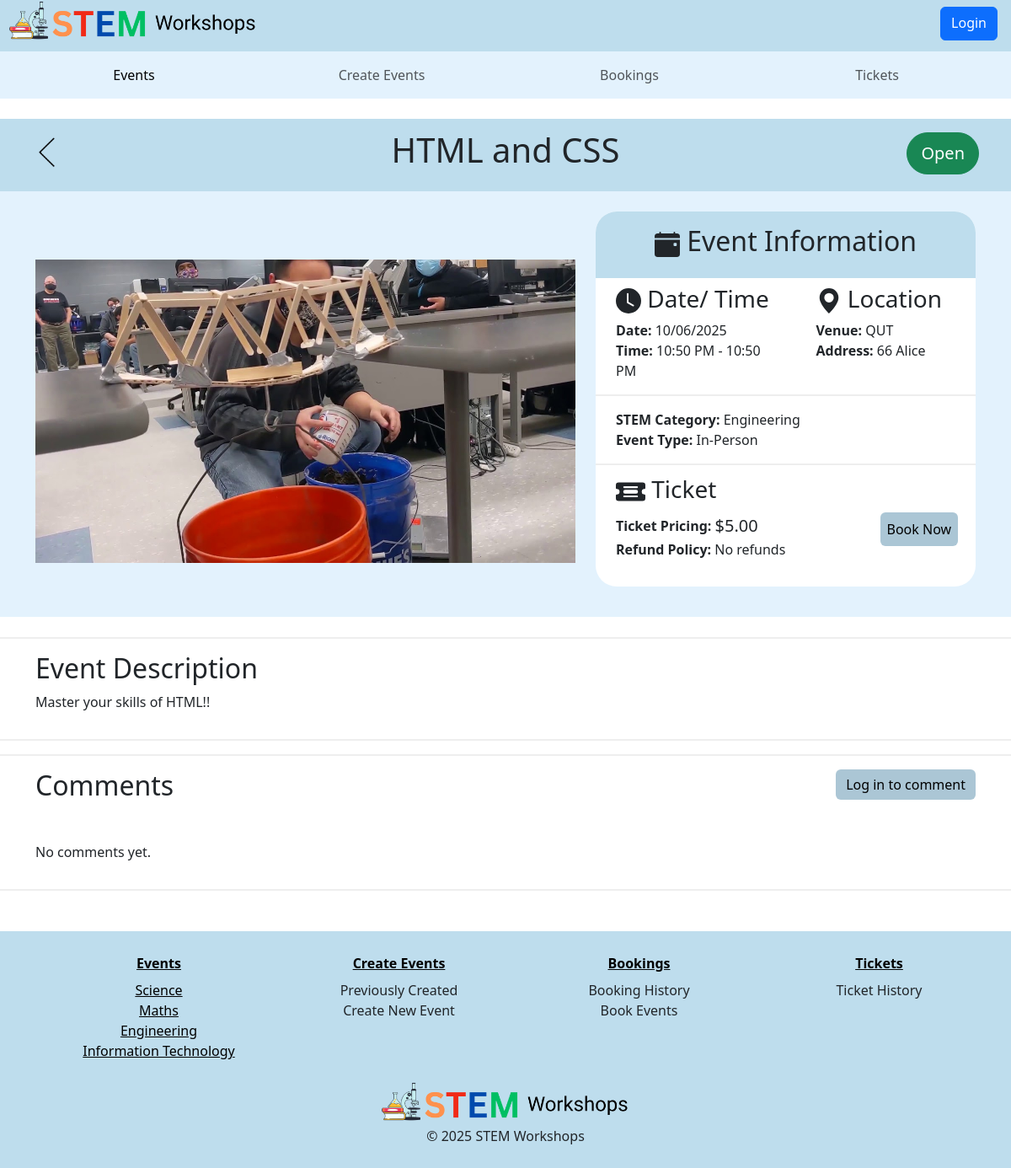
Page /3 on the committed database.
### STEMWorkshops/models.py (models this page shows, shortened)
class Event(db.Model):
    __tablename__ = 'events'
    event_id = db.Column(db.Integer, primary_key=True)
    event_name = db.Column(db.String(80), nullable=False)
    start_time = db.Column(db.DateTime, nullable=False)
    end_time = db.Column(db.DateTime, nullable=False)
    STEM_category = db.Column(db.Enum("Science", "Information Technology", "Maths", "Engineering"), nullable=False)
    event_type = db.Column(db.Enum("Online", "In-Person"), nullable=False)
    event_address = db.Column(db.String(80))
    event_venue = db.Column(db.String(80))
    ticket_price = db.Column(db.Numeric(10,2), nullable=False)
    ticket_policy = db.Column(db.Integer)
    max_num_tickets = db.Column(db.String(100), nullable=False)
    description = db.Column(db.String(200))
    image = db.Column(db.String(400))
    event_status = db.Column(db.Enum("Open", "Inactive", "Sold Out", "Cancelled"))
    user_id = db.Column(db.Integer, db.ForeignKey('users.user_id'))
    comments = db.relationship('Comment', backref='event', cascade="all, delete-orphan")

### STEMWorkshops/events.py (the view)
@events_bp.route('/<id>')
def show(id):
    event = db.session.scalar(db.select(Event).where(Event.event_id==id))
    form = CommentsForm()
    if not event:
       abort(404)
    return render_template('event_details.html', event=event, form=form)

### STEMWorkshops/templates/event_details.html (shortened to what this page needs)
{% extends 'base.html' %}
{% from "bootstrap5/form.html" import render_form %}
{% from "bootstrap5/form.html" import render_field %}
{% block content %}
    <section class="event-heading mt-4  p-1">
      <div class="container mt-1  mb-2">
        <div class="row ">
          <div class="d-flex justify-content-start col-3 p-2 ">
            <a href=".//">
              <img src="./static/img/backarrowBlue.png" class="back-arrow " width="50px" height="50px">
            </a>
          </div>
          <div class="heading col-6 ">
            <h1>{{ event.event_name }}</h1>
          </div>
          <div class="d-flex justify-content-end col-3 p-2">
            <button type="button" class=" btn btn-lg rounded-pill
             {% if event.event_status == 'Open' %}
             btn-success
             {% elif event.event_status == 'Inactive' %}
             btn-warning
             {% else %}
            btn-danger
            {% endif %}
             ">{{ event.event_status }}</button>
          </div>
        </div>
      </div>
    </section>
    <section class="event-summary  mb-2 p-4">
      <div class="container">
        <div class="row">
          <div class="event-img col-lg-7 col-md-12 mt-4 mb-2">
            <img src="{{ event.image }}" class="img-fluid event-image details-img" alt="...">
          </div>
          <div class="col-lg-5 col-md-12">
            <div class="event-details">
              <div class="event-info">
                <div class=" d-flex justify-content-center">
                  <h2 class=" p-3">
                    Event Information
                  </h2>
                </div>
              </div>
              <div class="summary">
                <div class="row">
                  <div class="col-md-6 col-sm-12">
                    <h3 class="text-start pt-2 ms-4 ">
                      <svg xmlns="http://www.w3.org/2000/svg" width="30" height="30" fill="currentColor"
                        class="bi bi-clock-fill" viewBox="0 0 16 16">
                        <path
                          d="M16 8A8 8 0 1 1 0 8a8 8 0 0 1 16 0M8 3.5a.5.5 0 0 0-1 0V9a.5.5 0 0 0 .252.434l3.5 2a.5.5 0 0 0 .496-.868L8 8.71z" />
                      </svg>
                      Date/ Time
                    </h3>
                    <p class="ms-4 ">
                      <b>Date:</b> {{event.start_time.strftime('%d/%m/%Y')}}  <br>
                      <b>Time:</b> {{event.end_time.strftime('%I:%M %p')}} - {{event.end_time.strftime('%I:%M %p')}}<br>
                    </p>
                  </div>
                  <div class="col-md-6 col-sm-12">
                    <div>
                      <h3 class="text-start ms-4 pt-2 me-sm-2">
                        <svg xmlns="http://www.w3.org/2000/svg" width="30" height="30" fill="currentColor"
                          class="bi bi-geo-alt-fill" viewBox="0 0 16 16">
                          <path
                            d="M8 16s6-5.686 6-10A6 6 0 0 0 2 6c0 4.314 6 10 6 10m0-7a3 3 0 1 1 0-6 3 3 0 0 1 0 6" />
                        </svg>
                        Location
                      </h3>
                      <p class="ms-4 ">
                        <b>Venue:</b> {{ event.event_venue }} <br>
                        <b>Address:</b> {{ event.event_address }} <br>
                      </p>
                    </div>
                  </div>
                </div>
              </div>
              <div class="summary">
                <p class=" ms-4 pt-3">
                  <b>STEM Category:</b> {{ event.STEM_category }} <br>
                  <b>Event Type:</b> {{ event.event_type }} <br>
                </p>
              </div>
              <div class="row ">
                <div class="col-md-8 col-sm-12">
                  <h3 class="text-start ms-4 mt-2 pt-1 ">
                    Ticket
                  </h3>
                  <p class="ticket ms-4">
                    <b>Ticket Pricing: </b> &nbsp; <span class="ticket-price ">
                      {% if event.ticket_price == '00.00' %}
                      FREE
                      {% else %}
                      ${{ event.ticket_price }}
                      {% endif %}
                    </span>
                  </p>
                  <p class="refund ms-4">
                    <b>Refund Policy: </b> {{ event.ticket_policy }}
                  </p>
                </div>
                <div class="book-button col-md-4 col-sm-12 text-start">
                   {% if event.event_status == 'Open' %}
                  <a href="{{url_for('events.booking', id=event.event_id)}}"><button class="btn btn-info mt-sm-2  p-2 " type="button" >
                    Book Now</button></a>
                  {% else %}
                    <button class="btn btn-info mt-sm-2  p-2 " type="button" data-bs-toggle="modal" data-bs-target="#cannot-book" >Book Now</button>
                  {% endif %}
                </div>
              </div>
            </div>
          </div>
        </div>
      </div>
    </section>
    <section class="event-description mt-4">
      <div class="container pt-3 pb-3">
        <div class="row ">
          <div class="col-lg-12 col-sm-12 col-md-12  ">
            <h2>
              Event Description
            </h2>
            <p>
              {{ event.description }}
            </p>
          </div>
        </div>
      </div>
    </section>
<section class="event-description mt-3">
  <div class="container pt-3 pb-3">
    <div class="row">
      <div class="col-4 text-start">
        <h2 class="mb-4">Comments</h2>
      </div>
      <div class="col-8 text-end">
        {% if current_user.is_authenticated %}
          <button type="button" class="btn btn-info" data-bs-toggle="collapse" data-bs-target="#comment-form">Add New Comment</button>
        {% else %}
          <a href="{{ url_for('auth.login') }}" class="btn btn-info">Log in to comment</a>
        {% endif %}
      </div>
    </div>
    <div class="row mt-4">
      {% for comment in event.comments %}
        <div class="col-sm-12 col-md-6 col-lg-4 mb-4">
          <div class="card h-100">
            <div class="card-body">
              <div class="d-flex align-items-center mb-2">
                <img src="/static/img/facilitator.png" width="40" height="40" class="me-2 rounded-circle">
                <div>
                  <strong>{{ comment.user.name }}</strong>
                  <div class="text-muted small">{{ comment.created_at.strftime('%d %B %Y') }}</div>
                </div>
              </div>
              <p class="card-text">{{ comment.text[:140] }}{% if comment.text|length > 140 %}...{% endif %}</p>
              {% if comment.text|length > 140 %}
              <a href="#" class="btn btn-sm btn-outline-secondary" data-bs-toggle="modal" data-bs-target="#fullCommentModal{{ comment.comment_id }}">Read More</a>
              {% endif %}
            </div>
          </div>
        </div>
        <div class="modal fade" id="fullCommentModal{{ comment.comment_id }}" tabindex="-1" aria-labelledby="fullCommentLabel{{ comment.comment_id }}" aria-hidden="true">
          <div class="modal-dialog modal-dialog-centered modal-lg">
            <div class="modal-content">
              <div class="modal-header">
                <h5 class="modal-title" id="fullCommentLabel{{ comment.comment_id }}">Full Comment</h5>
                <button type="button" class="btn-close" data-bs-dismiss="modal" aria-label="Close"></button>
              </div>
              <div class="modal-body">
                <div class="d-flex align-items-center mb-3">
                  <img src="/static/img/facilitator.png" width="45" height="45" class="me-3 rounded-circle">
                  <div>
                    <h6 class="mb-0">{{ comment.user.name }}</h6>
                    <small class="text-muted">{{ comment.created_at.strftime('%d %B %Y') }}</small>
                  </div>
                </div>
                <p>{{ comment.text }}</p>
              </div>
              <div class="modal-footer">
                <button type="button" class="btn btn-secondary" data-bs-dismiss="modal">Close</button>
              </div>
            </div>
          </div>
        </div>
      {% else %}
        <p>No comments yet.</p>
      {% endfor %}
    </div>
  </div>
</section>
  {% endblock %}

### STEMWorkshops/static/style/style.css (style rules this page uses)
.img-fluid { object-fit: cover; }
.btn-info { background-color: #abc6d5 !important; border: none !important; }
.details-img { width: 100% !important; height: 425px !important; object-fit: contain !important; border-top-left-radius: 12px; border-top-right-radius: 12px; display: block; }
.back-arrow { object-fit: cover; width: 90%; }
.event-heading { background-color: #bedded; }
.heading { display: flex; justify-content: center; align-items: center; }
.event-summary { background-color: #e3f2fd; }
.event-details { border-radius: 25px; background-color: white; }
.summary { border-bottom: 2px inset; }
.event-info { background-color: #bedded; border-top-right-radius: 25px; border-top-left-radius: 25px; }
.ticket-price { font-size: 20px; }
.ticket { display: flex; align-items: center; }
.refund { margin-top: -15px; }
.book-button { display: flex; justify-content: center; padding: 3rem; }
.event-description { border-top: 2px outset; border-bottom: 2px inset; }
.event-image { max-height: 100%; width: 100%; object-fit: cover; border-radius: 10px; }

### rows in the picture
Event: event_name "HTML and CSS", event_status "Open", image (picture), start_time "10/06/2025", end_time "10:50 PM", event_venue "QUT", event_address "66 Alice", STEM_category "Engineering", event_type "In-Person", ticket_price "5.00", ticket_policy "No refunds", description "Master your skills of HTML!!"
